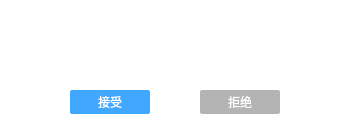
<?xml version="1.0" encoding="UTF-8"?>
<ui version="4.0">
 <class>MessageWidget</class>
 <widget class="QWidget" name="MessageWidget">
  <property name="geometry">
   <rect>
    <x>0</x>
    <y>0</y>
    <width>341</width>
    <height>139</height>
   </rect>
  </property>
  <property name="windowTitle">
   <string>Form</string>
  </property>
  <property name="styleSheet">
   <string notr="true">background-color: rgb(255, 255, 255);</string>
  </property>
  <layout class="QHBoxLayout" name="horizontalLayout">
   <property name="spacing">
    <number>0</number>
   </property>
   <property name="leftMargin">
    <number>0</number>
   </property>
   <property name="topMargin">
    <number>0</number>
   </property>
   <property name="rightMargin">
    <number>0</number>
   </property>
   <property name="bottomMargin">
    <number>0</number>
   </property>
   <item>
    <widget class="QWidget" name="widget" native="true">
     <property name="styleSheet">
      <string notr="true">QWidget#widget{border-image: url(:/images/border.png);}</string>
     </property>
     <widget class="QPushButton" name="okBtn">
      <property name="geometry">
       <rect>
        <x>70</x>
        <y>90</y>
        <width>80</width>
        <height>24</height>
       </rect>
      </property>
      <property name="styleSheet">
       <string notr="true">QPushButton:hover {
	background-color: rgb(100, 180, 255);
}
QPushButton:pressed {
background-color: #1E90FF;
}
QPushButton {
	background-color: rgb(64, 169, 255);
	color: white;                    /* 文字颜色 */
	border-width: 1px;               /* 边框宽度 */
	border-radius: 2px;              /* 边框圆角 */
	font:bold 10pt &quot;Microsoft YaHei UI&quot;;
}
QPushButton:!enabled {
background-color: rgb(150, 150, 150);
}
</string>
      </property>
      <property name="text">
       <string>接受</string>
      </property>
     </widget>
     <widget class="QLabel" name="textLabel">
      <property name="geometry">
       <rect>
        <x>10</x>
        <y>50</y>
        <width>321</width>
        <height>20</height>
       </rect>
      </property>
      <property name="styleSheet">
       <string notr="true">color: rgb(255, 0, 0);</string>
      </property>
      <property name="text">
       <string/>
      </property>
      <property name="alignment">
       <set>Qt::AlignCenter</set>
      </property>
     </widget>
     <widget class="QPushButton" name="noBtn">
      <property name="geometry">
       <rect>
        <x>200</x>
        <y>90</y>
        <width>80</width>
        <height>24</height>
       </rect>
      </property>
      <property name="styleSheet">
       <string notr="true">QPushButton:hover {
	background-color: rgb(200, 200, 200);
}
QPushButton:pressed {
background-color:  rgb(160, 160,160);
}
QPushButton {
	background-color: rgb(180, 180, 180);
	color: white;                    /* 文字颜色 */
	border-width: 1px;               /* 边框宽度 */
	border-radius: 2px;              /* 边框圆角 */
	font:bold 10pt &quot;Microsoft YaHei UI&quot;;
}
QPushButton:!enabled {
background-color: rgb(150, 150, 150);
}
</string>
      </property>
      <property name="text">
       <string>拒绝</string>
      </property>
     </widget>
    </widget>
   </item>
  </layout>
 </widget>
 <resources/>
 <connections/>
</ui>
